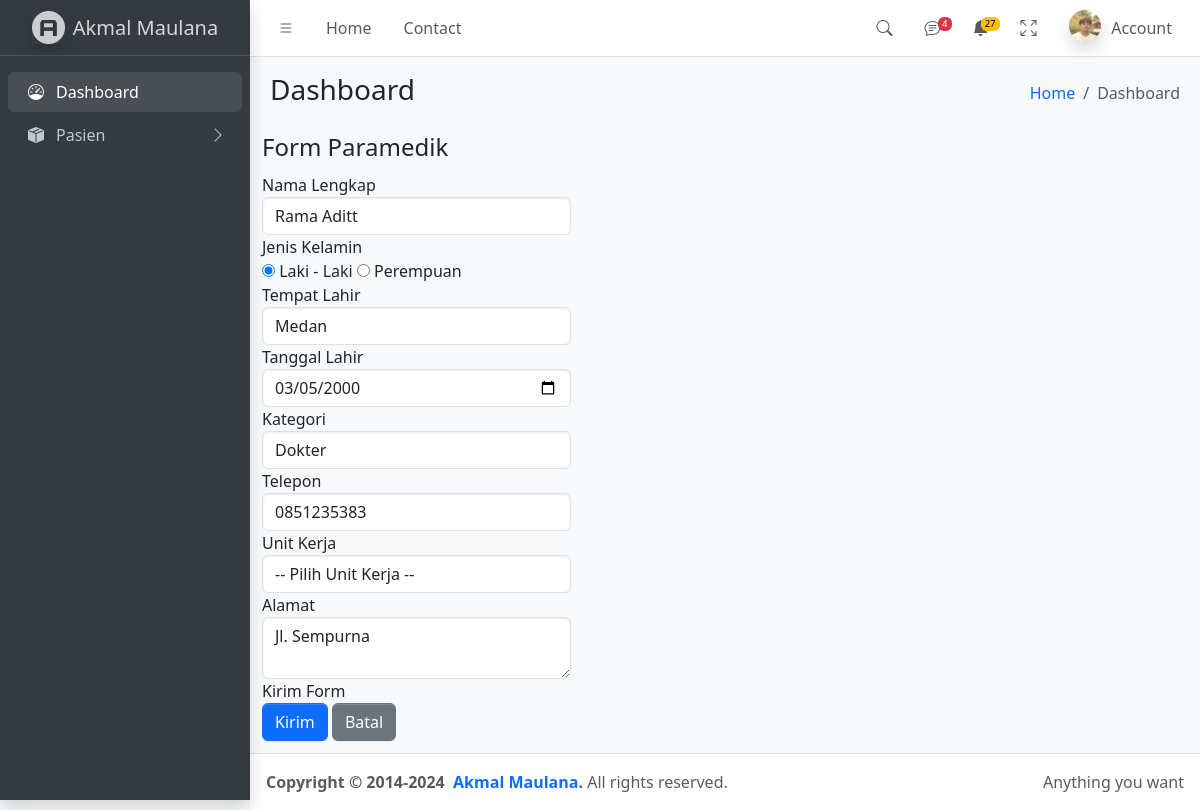
Screenshot of /TugasProjectUTS/form_paramedik.php?id=4 with the database file from the repository.
### tables this page shows
CREATE TABLE `paramedik` (
  `id` int(11) NOT NULL,
  `nama` varchar(30) NOT NULL,
  `gender` char(1) NOT NULL,
  `tmp_lahir` varchar(50) NOT NULL,
  `tgl_lahir` date NOT NULL,
  `kategori` enum('Dokter','Perawat') NOT NULL,
  `telepon` varchar(20) NOT NULL,
  `alamat` varchar(100) NOT NULL,
  `idunit_kerja` int(11) DEFAULT NULL
);

### TugasProjectUTS/form_paramedik.php (the view, shortened to what this page needs)
<?php
include_once 'top.php';
require_once 'dbkoneksi.php';
$_id = $_GET['id'] ?? '';
$row = [];
$tombol = 'Simpan';
if ($_id) {
    $sql = "SELECT * FROM paramedik WHERE id=?";
    $st = $dbh->prepare($sql);
    $st->execute([$_id]);
    $row = $st->fetch();
    $tombol = 'Ubah';
}
?>
<?php
                include_once 'top.php';
        ?>
    <div class="app-wrapper">
      <nav class="app-header navbar navbar-expand bg-body">
       <?php include_once 'menu.php'; ?>
      </nav>
      <aside class="app-sidebar bg-body-secondary shadow" data-bs-theme="dark">
        <div class="sidebar-brand">
          <a href="./index.html" class="brand-link">
            <img
              src="./dist/assets/img/AdminLTELogo.png"
              alt="AdminLTE Logo"
              class="brand-image opacity-75 shadow"
            />
            <span class="brand-text fw-light">Akmal Maulana</span>
          </a>
        </div>
        <div class="sidebar-wrapper">
          <?php include_once 'sidebar.php'; ?>
        </div>
      </aside>
      <main class="app-main">
        <div class="app-content-header">
          <div class="container-fluid">
            <div class="row">
              <div class="col-sm-6"><h3 class="mb-0">Dashboard</h3></div>
              <div class="col-sm-6">
                <ol class="breadcrumb float-sm-end">
                  <li class="breadcrumb-item"><a href="index.php">Home</a></li>
                  <li class="breadcrumb-item active" aria-current="page">Dashboard</li>
                </ol>
              </div>
            </div>
          </div>
        </div>
<div id="page-content-wrapper">
  <?php include_once 'menu.php'; ?>
  <form class="container form-horizontal" action="proses_paramedik.php" method="POST">
    <fieldset>
      <legend>Form Paramedik</legend>
      <div class="form-group">
        <label class="col-md-4 control-label" for="nama">Nama Lengkap</label>
        <div class="col-md-4">
          <input type="text" name="nama" class="form-control" placeholder="Masukan Nama Lengkap..." value="<?= $row['nama'] ?? '' ?>">
        </div>
      </div>
          <div class="form-group">
            <label class="col-md-4 control-label" for="gender">Jenis Kelamin</label>
            <div class="col-md-4">
                <label class="radio-inline" for="gender_l">
                <input type="radio" name="gender" id="gender_l" value="L" <?= ($row['gender'] ?? '') === 'L' ? 'checked' : '' ?>>
                Laki - Laki
                </label>
                <label class="radio-inline" for="gender_p">
                <input type="radio" name="gender" id="gender_p" value="P" <?= ($row['gender'] ?? '') === 'P' ? 'checked' : '' ?>>
                Perempuan
                </label>
            </div>
            </div>
      <div class="form-group">
        <label class="col-md-4 control-label" for="tmp_lahir">Tempat Lahir</label>
        <div class="col-md-4">
          <input type="text" name="tmp_lahir" class="form-control" placeholder="Masukan Tempat Lahir..." value="<?= $row['tmp_lahir'] ?? '' ?>">
        </div>
      </div>
      <div class="form-group">
        <label class="col-md-4 control-label" for="tgl_lahir">Tanggal Lahir</label>
        <div class="col-md-4">
          <input type="date" name="tgl_lahir" class="form-control" value="<?= $row['tgl_lahir'] ?? '' ?>">
        </div>
      </div>
        <div class="form-group">
            <label class="col-md-4 control-label" for="kategori">Kategori</label>
            <div class="col-md-4">
                <select name="kategori" class="form-control">
                    <option value="dokter" <?= ($row['kategori'] ?? '') === 'Dokter' ? 'selected' : '' ?>>Dokter</option>
                </select>
            </div>
        </div>
      <div class="form-group">
        <label class="col-md-4 control-label" for="telepon">Telepon</label>
        <div class="col-md-4">
          <input type="text" name="telepon" class="form-control" placeholder="Masukan No Telepon..." value="<?= $row['telepon'] ?? '' ?>">
        </div>
      </div>
      <div class="form-group">
        <label class="col-md-4 control-label" for="unit_kerja_id">Unit Kerja</label>
        <div class="col-md-4">
          <select name="unit_kerja_id" class="form-control">
            <option value="">-- Pilih Unit Kerja --</option>
          </select>
        </div>
      </div>
      <div class="form-group">
        <label class="col-md-4 control-label" for="alamat">Alamat</label>
        <div class="col-md-4">
          <textarea name="alamat" class="form-control" placeholder="Masukan Alamat..."><?= $row['alamat'] ?? '' ?></textarea>
        </div>
      </div>
      <div class="form-group">
        <label class="col-md-4 control-label" for="singlebutton">Kirim Form</label>
        <div class="col-md-4">
          <button type="submit" name="proses" value="<?= $tombol ?>" class="btn btn-primary">Kirim</button>
          <button type="reset" name="reset" value="batal" class="btn btn-secondary">Batal</button>
        </div>
      </div>
    </fieldset>
    </main>
      <footer class="app-footer">
        <div class="float-end d-none d-sm-inline">Anything you want</div>
        <strong>
          Copyright &copy; 2014-2024&nbsp;
          <a href="https://github.com/Mwlnnaa" class="text-decoration-none">Akmal Maulana</a>.
        </strong>
        All rights reserved.
      </footer>
  <?php include_once 'bottom.php'; ?>

### rows the page displays
paramedik: nama "Rama Aditt", gender "☑ Laki - Laki", gender "☐ Perempuan", tmp_lahir "Medan", tgl_lahir "03/05/2000", kategori "Dokter", telepon "0851235383", alamat "Jl. Sempurna"
